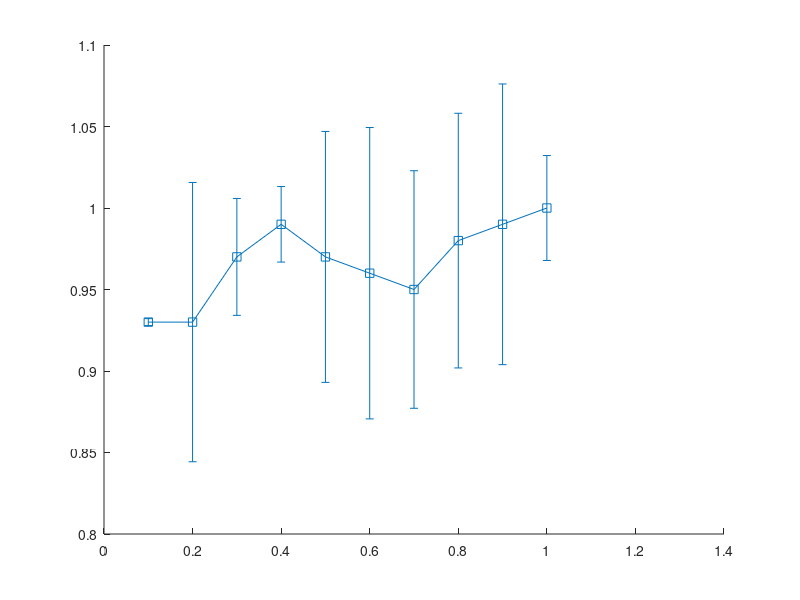

Write the MATLAB code that produced this figure. (Note: this script raises an error after producing the figure.)
x = 0.1:0.1:1;
y = [0.93 0.93 0.97 0.99 0.97 0.96 0.95 0.98 0.99 1.0];
err = 0.1*rand(1,size(y,2));

fig=figure('Position',[0 250 800 350]);
errorbar(x,y,err,'-s','MarkerSize',10,...
    'MarkerEdgeColor','black','MarkerFaceColor','black',...
    'color','black');
ylabel('Throughput (Mbps)');
xlabel('ZigBee Node numer (K)');
xticks([0:0.1:1]);
xlim([0 1.1]);
yticks([0.8 0.9 1 1.1 1.2]);
ylim([0.85 1.1]);

dim = [.4 .6 .3 .3];
str = 'Fake figure';
annotation('textbox',dim,'String',str,'FitBoxToText','on','Color','red','FontSize',24);

set(gca,'FontSize',24);
grid on;
print -deps NodeNum